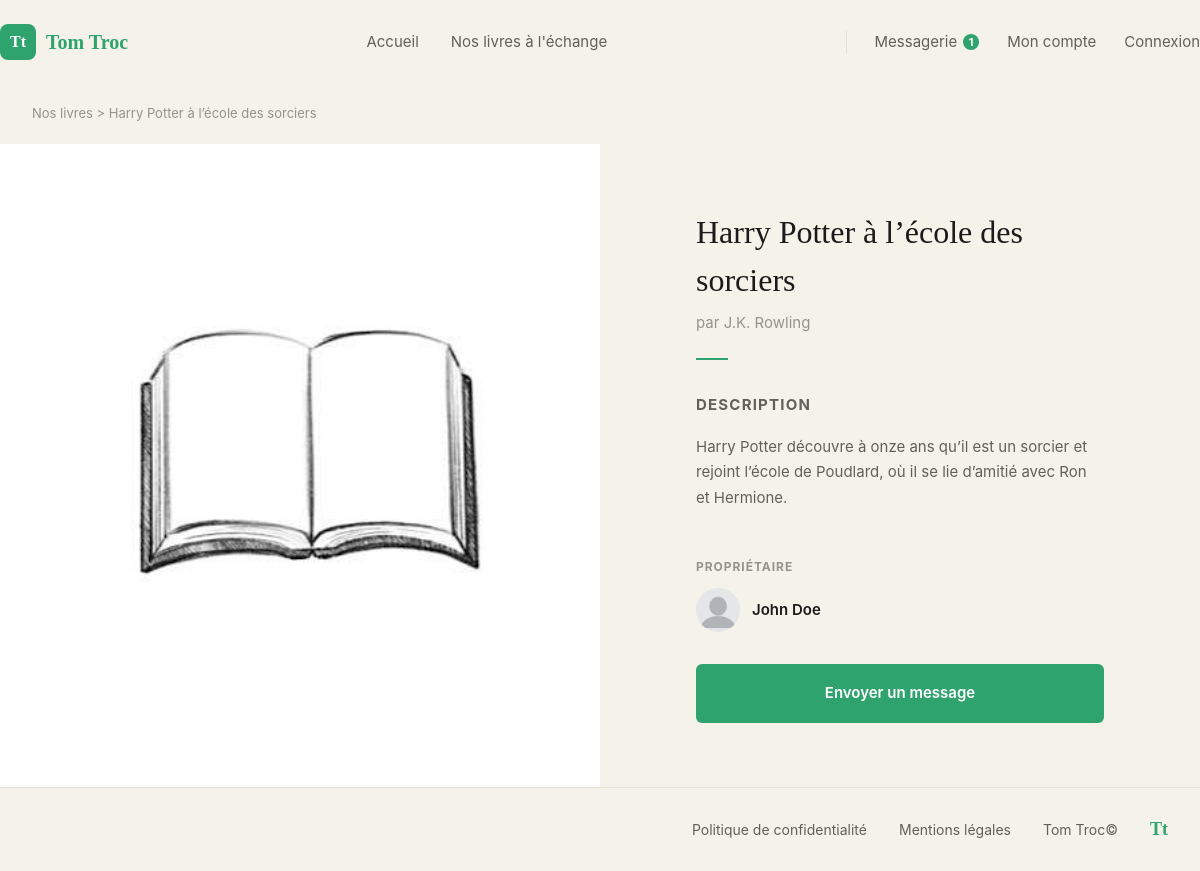
/livre/8, run on the app's committed database.
### tables this page shows
CREATE TABLE books (
    id INT AUTO_INCREMENT PRIMARY KEY,

    owner_id INT NOT NULL,

    title VARCHAR(255) NOT NULL,
    author VARCHAR(255) NOT NULL,
    image VARCHAR(255) NULL,
    description TEXT NULL,
    available BOOLEAN NOT NULL DEFAULT FALSE,

    FOREIGN KEY (owner_id) REFERENCES users(id)
);

CREATE TABLE users (
    id INT AUTO_INCREMENT PRIMARY KEY,
    username VARCHAR(50) NOT NULL UNIQUE,
    email VARCHAR(255) NOT NULL UNIQUE,
    password VARCHAR(255) NOT NULL,
    avatar VARCHAR(255) NULL,
    created_at TIMESTAMP DEFAULT CURRENT_TIMESTAMP
);

### services/AbstractController.php (called while the page is built, shortened)
<?php
abstract class AbstractController
{
    protected function render(string $view, array $data = []): void
    {
        extract($data);
        $viewFile = dirname(__DIR__) . '/views/' . $view . '.php';
        require $viewFile;
        require dirname(__DIR__) . '/views/main.php';
    }
}

### controllers/LivreController.php (called while the page is built, shortened)
<?php
class LivreController extends AbstractController
{
    public function index(string $id): void
    {
        $bookManager = new BookManager();
        $book = $bookManager->getBookById($id);
        $userManager = new UserManager();
        $owner = $userManager->getUserById($book->getOwnerId());
        $this->render('livre/index', [
            'title' => $book->getTitle(),
            'book' => $book,
            'owner' => $owner,
        ]);
    }
}

### index.php (called while the page is built, shortened)
<?php
$router = new Router();
$router->add('', 'AccueilController', 'index');
$router->add('accueil', 'AccueilController', 'index');
$router->add('nos-livres', 'NosLivresController', 'index');
$router->add('livre/{id}', 'LivreController', 'index');
$router->add('livre/{id}/update', 'LivreController', 'update');
$router->add('livre/{id}/delete', 'LivreController', 'delete');
$router->add('inscription', 'InscriptionController', 'index');
$router->add('connexion', 'ConnexionController', 'index');
$router->add('deconnexion', 'ConnexionController', 'logout');
$router->add('mon-compte', 'MonCompteController', 'index');
$router->dispatch($_SERVER['REQUEST_URI']);

### services/DBManager.php (called while the page is built, shortened)
<?php
class DBManager
{
    private static $instance;
    private $db;
    private function __construct()
    {
        $this->db = new PDO('mysql:host=' . DB_HOST . ';dbname=' . DB_NAME . ';charset=utf8', DB_USER, DB_PASS);
        $this->db->setAttribute(PDO::ATTR_ERRMODE, PDO::ERRMODE_EXCEPTION);
        $this->db->setAttribute(PDO::ATTR_DEFAULT_FETCH_MODE, PDO::FETCH_ASSOC);
    }
    public static function getInstance() : DBManager
    {
        if (!self::$instance) {
            self::$instance = new DBManager();
        }
        return self::$instance;
    }
    public function getPDO() : PDO
    {
        return $this->db;
    }
}

### services/AbstractManager.php (called while the page is built, shortened)
<?php
abstract class AbstractManager {
    public function __construct()
    {
        $this->db = DBManager::getInstance();
    }
}

### managers/BookManager.php (called while the page is built, shortened)
<?php
class BookManager extends AbstractManager
{
    public function getBookById(string $id): Book
    {
        $sql = "SELECT *
                FROM books
                WHERE id = :id";
        $query = $this->db->getPDO()->prepare($sql);
        $query->execute(['id' => $id]);
        $data = $query->fetch();
        $book = new Book($data);
        return $book;
    }
}

### services/AbstractEntity.php (called while the page is built, shortened)
<?php
abstract class AbstractEntity
{
    protected int $id = -1;
    protected function hydrate(array $data) : void
    {
        foreach ($data as $key => $value) {
            $method = 'set' . str_replace('_', '', ucwords($key, '_'));
        }
    }
    public function setId(int $id) : void
    {
        $this->id = $id;
    }
    public function getId() : int
    {
        return $this->id;
    }
}

### models/Book.php (called while the page is built, shortened)
<?php
class Book extends AbstractEntity
{
    private string $title;
    private string $author;
    private ?string $image = null;
    private ?string $description = null;
    private int $ownerId;
    public function getTitle(): string
    {
        return $this->title;
    }
    public function setTitle(string $title): void
    {
        $this->title = $title;
    }
    public function getAuthor(): string
    {
        return $this->author;
    }
    public function setAuthor(string $author): void
    {
        $this->author = $author;
    }
    public function getImage(): ?string
    {
        return $this->image;
    }
    public function setImage(?string $image): void
    {
        $this->image = $image;
    }
    public function getDescription(): ?string
    {
        return $this->description;
    }
    public function setDescription(?string $description): void
    {
        $this->description = $description;
    }
    public function getOwnerId(): int
    {
        return $this->ownerId;
    }
    public function setOwnerId(int $ownerId): void
    {
        $this->ownerId = $ownerId;
    }
}

### managers/UserManager.php (called while the page is built, shortened)
<?php
class UserManager extends AbstractManager
{
    public function getUserById(string $id): User
    {
        $sql = "SELECT *
                FROM users
                WHERE id = :id";
        $query = $this->db->getPDO()->prepare($sql);
        $query->execute(['id' => $id]);
        $data = $query->fetch();
        $user = new User($data);
        return $user;
    }
}

### models/User.php (called while the page is built, shortened)
<?php
class User extends AbstractEntity
{
    private string $username;
    private ?string $avatar;
    public function getUsername(): string
    {
        return $this->username;
    }
    public function setUsername(string $username): void
    {
        $this->username = $username;
    }
    public function getAvatar(): ?string
    {
        return $this->avatar;
    }
    public function setAvatar(?string $avatar): void
    {
        $this->avatar = $avatar;
    }
}

### views/livre/index.php (the view)
<nav class="breadcrumb container">
    <a href="nos-livres">Nos livres</a> &gt; <?= htmlspecialchars($book->getTitle()) ?>
</nav>
<section class="split-screen">
    <div class="split-screen__image-col">
        <img src="assets/images/<?= htmlspecialchars($book->getImage() ?? 'livre.jpg') ?>" alt="Couverture du livre <?= htmlspecialchars($book->getTitle()) ?>" class="split-screen__image">
    </div>
    <div class="split-screen__content-col">
        <h1 class="book-detail__title"><?= htmlspecialchars($book->getTitle()) ?></h1>
        <p class="book-detail__author">par <?= htmlspecialchars($book->getAuthor()) ?></p>
        <hr class="book-detail__divider">
        <div class="book-detail__description">
            <p class="book-detail__label">Description</p>
            <?php foreach (explode("\n", $book->getDescription()) as $paragraph): ?>
                <p><?= htmlspecialchars($paragraph) ?></p>
            <?php endforeach; ?>
        </div>
        <div class="book-detail__owner">
            <p class="book-detail__label">Propriétaire</p>
            <a href="profil/<?= htmlspecialchars($owner->getId()) ?>" class="owner-card">
                <img src="assets/images/<?= htmlspecialchars($owner->getAvatar() ?? "profil.jpg") ?>" alt="Avatar de <?= htmlspecialchars($owner->getUsername()) ?>" class="owner-card__avatar">
                <span class="owner-card__name"><?= htmlspecialchars($owner->getUsername()) ?></span>
            </a>
        </div>
        <a href="messagerie/nouveau/<?= htmlspecialchars($owner->getId()) ?>" class="button button--primary button--block">
            Envoyer un message
        </a>
    </div>
</section>

### services/Router.php (shortened to what this page needs)
<?php
class Router
{
    private array $routes = [];
    public function add(string $uri, string $controller, string $method): void
    {
        $uri = trim($uri, '/');
        $pattern = preg_replace('#\{[a-zA-Z_]+\}#', '([^/]+)', $uri);
        $pattern = '#^' . $pattern . '$#';
        $this->routes[] = [
            'pattern' => $pattern,
            'controller' => $controller,
            'method' => $method,
        ];
    }
    public function dispatch(string $uri): void
    {
        $path = parse_url($uri, PHP_URL_PATH);
        $path = trim($path, '/');
        foreach ($this->routes as $route) {
            if (preg_match($route['pattern'], $path, $matches)) {
                array_shift($matches);
                $method = $route['method'];
                $controller = new $controllerClass();
                $controller->$method(...$matches);
                return;
            }
        }
    }
}

### assets/css/base.css (style rules this page uses)
* { box-sizing: border-box; margin: 0; padding: 0; }
img { max-width: 100%; display: block; }
a { color: inherit; text-decoration: none; }
:root { --color-bg: #F5F2EA; --color-bg-soft: #FBFAF7; --color-bg-muted: #EFEBE1; --color-surface: #FFFFFF; --color-primary: #2FA36E; --color-primary-dark: #23875A; --color-text: #1B1B1B; --color-text-muted: #62605B; --color-text-faint: #96938B; --color-border: #E3DFD3; --color-danger-bg: #F3D6D6; --color-danger-text: #A33A3A; --font-display: 'Playfair Display', Georgia, 'Times New Roman', serif; --font-body: -apple-system, BlinkMacSystemFont, 'Segoe UI', Helvetica, Arial, sans-serif; --container-width: 1200px; --section-padding-y: 96px; --radius-sm: 6px; --radius-md: 10px; }
body { font-family: var(--font-body); color: var(--color-text); background-color: var(--color-bg); line-height: 1.5; }
.container { max-width: var(--container-width); margin: 0 auto; padding: 0 32px; }

### assets/css/components.css (style rules this page uses)
.button { display: inline-block; font-size: 15px; font-weight: 600; padding: 14px 28px; border-radius: var(--radius-sm); transition: background-color 0.2s ease, color 0.2s ease, border-color 0.2s ease; }
.button--primary { background-color: var(--color-primary); color: #FFFFFF; }
.button--block { display: block; width: 100%; text-align: center; padding: 18px 28px; }
.split-screen { display: flex; align-items: stretch; min-height: 640px; }
.split-screen__image-col { flex: 1 1 50%; }
.split-screen__image { width: 100%; height: 100%; object-fit: cover; display: block; }
.split-screen__content-col { flex: 1 1 50%; display: flex; flex-direction: column; justify-content: center; padding: 64px 96px; }

### assets/css/pages/livre.css (style rules this page uses)
.breadcrumb { padding-top: 20px; padding-bottom: 20px; font-size: 13px; color: var(--color-text-faint); }
.breadcrumb a { color: var(--color-text-faint); }
.book-detail__title { font-family: var(--font-display); font-weight: 400; font-size: 32px; color: var(--color-text); margin-bottom: 8px; }
.book-detail__author { font-size: 15px; color: var(--color-text-faint); margin-bottom: 24px; }
.book-detail__divider { width: 32px; height: 2px; background-color: var(--color-primary); border: none; margin-bottom: 32px; }
.book-detail__label { font-size: 12px; font-weight: 700; letter-spacing: 0.08em; text-transform: uppercase; color: var(--color-text-faint); margin-bottom: 12px; }
.book-detail__description p { font-size: 15px; line-height: 1.7; color: var(--color-text-muted); margin-bottom: 16px; }
.book-detail__owner { margin-top: 32px; margin-bottom: 32px; }
.owner-card { display: flex; align-items: center; gap: 12px; }
.owner-card__avatar { width: 44px; height: 44px; border-radius: 50%; object-fit: cover; }
.owner-card__name { font-size: 15px; font-weight: 600; color: var(--color-text); }

### data on the page
books: title "Harry Potter à l’école des sorciers", author "J.K. Rowling", description "Harry Potter découvre à onze ans qu’il est un sorcier et rejoint l’école de Poudlard, où il se lie d’amitié avec Ron et Hermione."
users: username "John Doe"
